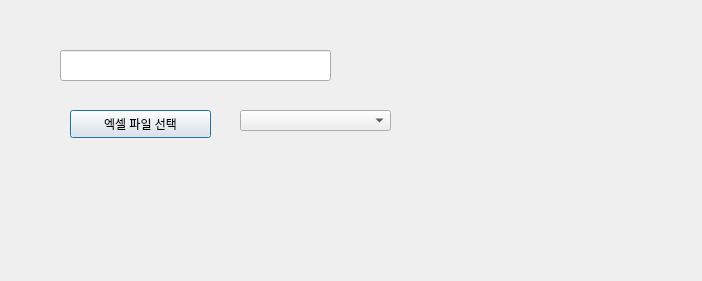
<?xml version="1.0" encoding="UTF-8"?>
<ui version="4.0">
 <class>Dialog</class>
 <widget class="QDialog" name="Dialog">
  <property name="geometry">
   <rect>
    <x>0</x>
    <y>0</y>
    <width>702</width>
    <height>281</height>
   </rect>
  </property>
  <property name="windowTitle">
   <string>Dialog</string>
  </property>
  <widget class="QPushButton" name="fileSelect">
   <property name="geometry">
    <rect>
     <x>70</x>
     <y>110</y>
     <width>141</width>
     <height>28</height>
    </rect>
   </property>
   <property name="text">
    <string>엑셀 파일 선택</string>
   </property>
  </widget>
  <widget class="QComboBox" name="comboBox">
   <property name="geometry">
    <rect>
     <x>240</x>
     <y>110</y>
     <width>151</width>
     <height>21</height>
    </rect>
   </property>
  </widget>
  <widget class="QLineEdit" name="filePath">
   <property name="geometry">
    <rect>
     <x>60</x>
     <y>50</y>
     <width>271</width>
     <height>31</height>
    </rect>
   </property>
  </widget>
 </widget>
 <resources/>
 <connections/>
</ui>
